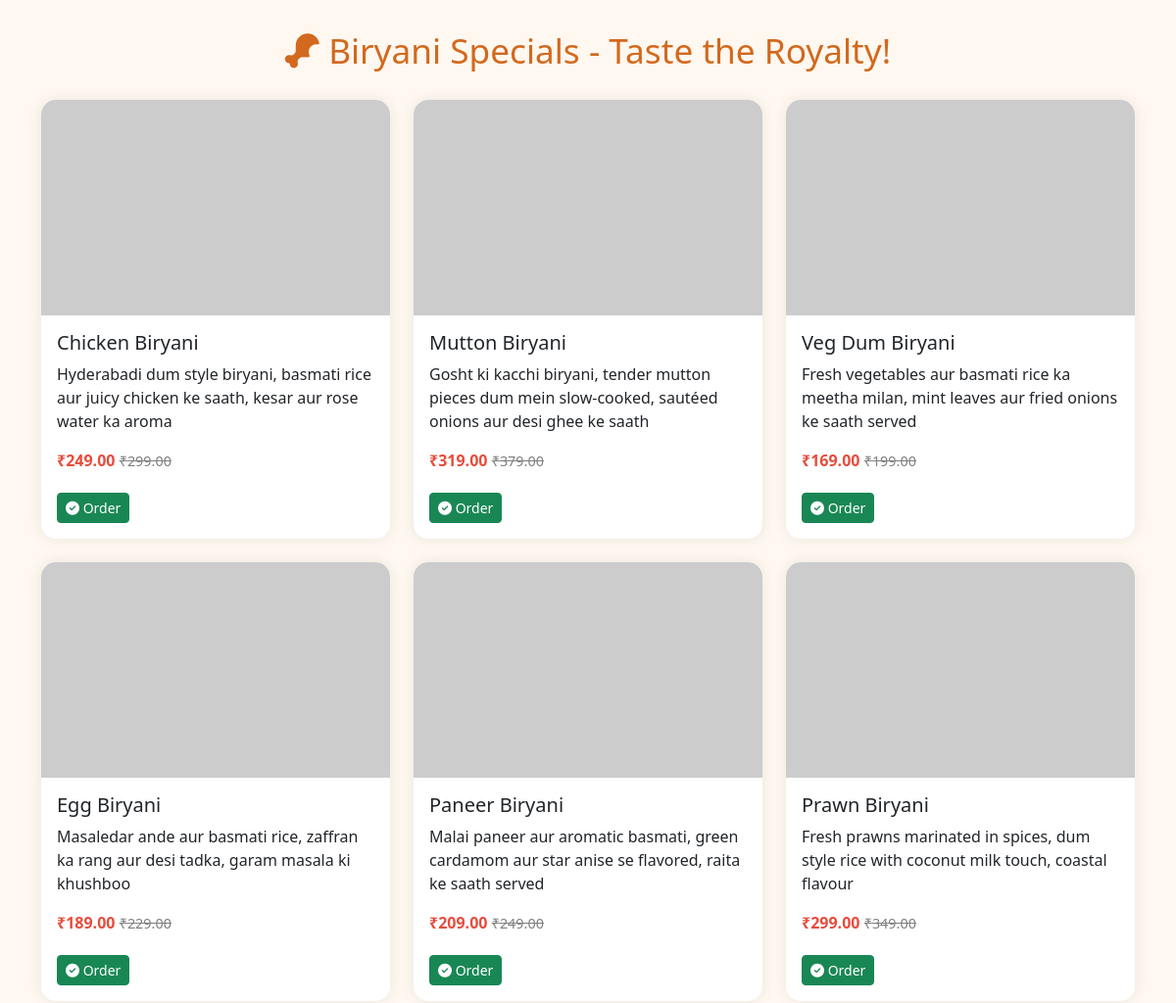
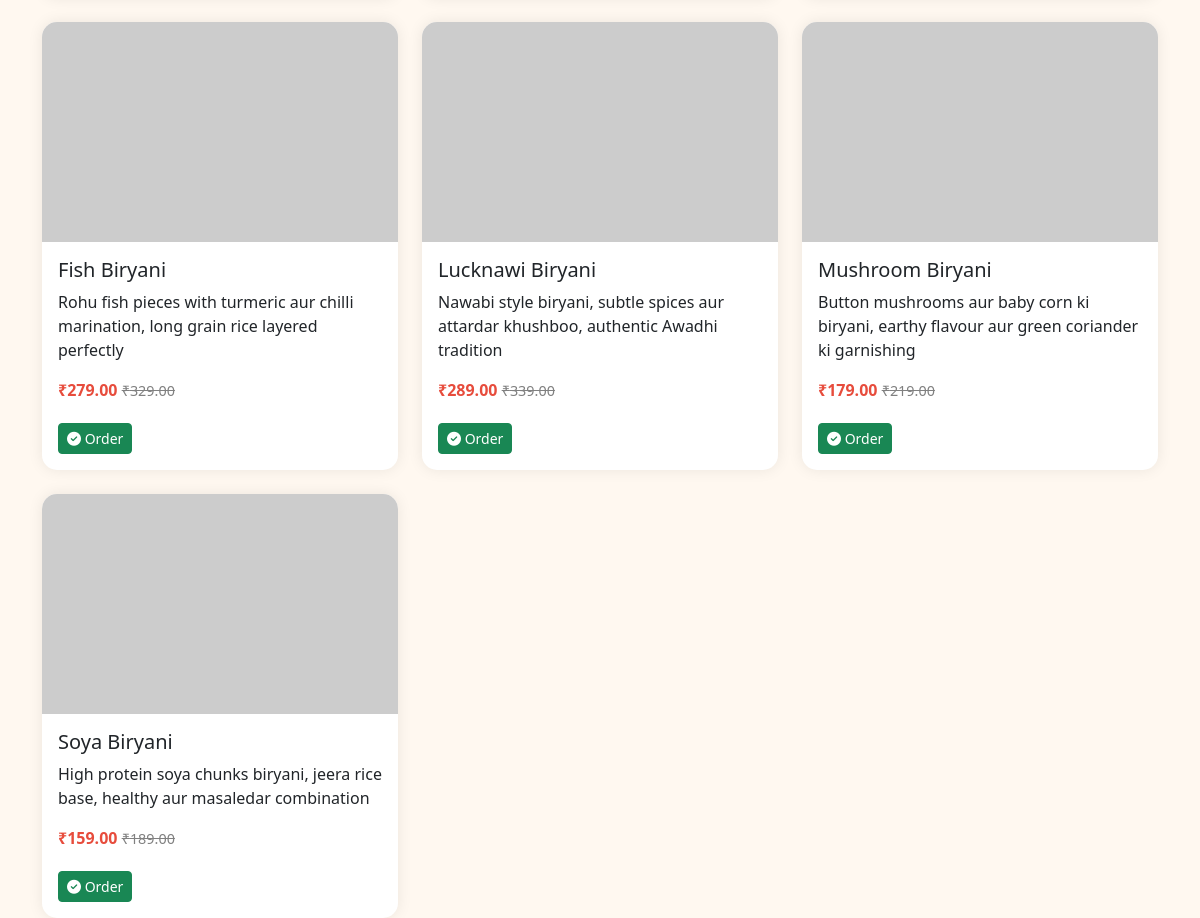
The page /biryani.php on the database its author committed (2 pictures, top to bottom).
### tables this page shows
CREATE TABLE IF NOT EXISTS `biryanis` (
    `id`          INT(11) NOT NULL AUTO_INCREMENT,
    `food_name`   VARCHAR(200) NOT NULL,
    `image`       VARCHAR(300) DEFAULT NULL,
    `description` TEXT DEFAULT NULL,
    `price`       DECIMAL(10,2) NOT NULL DEFAULT 0.00,
    `offer_price` DECIMAL(10,2) DEFAULT 0.00,
    `category`    VARCHAR(100) DEFAULT 'biryani',
    `created_at`  TIMESTAMP DEFAULT CURRENT_TIMESTAMP,
    PRIMARY KEY (`id`)
);

### biryani.php (the view, shortened to what this page needs)
<?php
$conn = mysqli_connect("localhost", "root", "", "fooddb");
$sql = "SELECT * FROM biryanis WHERE category='biryani'";
$result = mysqli_query($conn, $sql);
?>
<!DOCTYPE html>
<html lang="en">
<head>
  <link href="https://cdn.jsdelivr.net/npm/bootstrap@5.3.3/dist/css/bootstrap.min.css" rel="stylesheet">
  <link rel="stylesheet" href="https://cdnjs.cloudflare.com/ajax/libs/font-awesome/6.5.0/css/all.min.css">
</head>
<body>
<div class="container">
  <h2 class="heading"><i class="fas fa-drumstick-bite"></i> Biryani Specials - Taste the Royalty!</h2>
  <div class="row g-4">
    <?php while($row = mysqli_fetch_assoc($result)): ?>
      <div class="col-md-4 col-sm-6">
        <div class="card">
          <img src="<?= htmlspecialchars($row['image']); ?>" alt="<?= htmlspecialchars($row['food_name']); ?>" class="food-img">
          <div class="card-body">
            <h5 class="card-title"><?= htmlspecialchars($row['food_name']); ?></h5>
            <p class="card-text"><?= htmlspecialchars($row['description']); ?></p>
            <p>
              <span class="price">₹<?= $row['offer_price']; ?></span>
              <span class="original-price">₹<?= $row['price']; ?></span>
            </p>
            <div class="btns">
              <a href="order.php?id=<?= $row['id']; ?>" class="btn btn-success btn-sm"><i class="fas fa-check-circle"></i> Order</a>
            </div>
          </div>
        </div>
      </div>
    <?php endwhile; ?>
  </div>
</div>
</body>
</html>

### biryani.php (style rules this page uses)
body { background: #fff8f0; font-family: 'Segoe UI', sans-serif; }
h2.heading { text-align: center; margin: 30px 0; font-size: 2.2rem; color: #d2691e; position: relative; animation: slideUp 1s ease-out; }
.card { border: none; border-radius: 15px; box-shadow: 0 0 15px rgba(0,0,0,0.08); transition: transform 0.3s ease; overflow: hidden; }
.food-img { height: 220px; width: 100%; object-fit: cover; }
.price { color: #e74c3c; font-weight: bold; }
.original-price { text-decoration: line-through; color: grey; font-size: 0.9rem; }
.btns a { margin: 5px 5px 0 0; }

### rows shown on the page
biryanis: food_name "Chicken Biryani", description "Hyderabadi dum style biryani, basmati rice aur juicy chicken ke saath, kesar aur rose water ka aroma", offer_price "249.00", price "299.00"
biryanis: food_name "Mutton Biryani", description "Gosht ki kacchi biryani, tender mutton pieces dum mein slow-cooked, sautéed onions aur desi ghee ke saath", offer_price "319.00", price "379.00"
biryanis: food_name "Veg Dum Biryani", description "Fresh vegetables aur basmati rice ka meetha milan, mint leaves aur fried onions ke saath served", offer_price "169.00", price "199.00"
biryanis: food_name "Egg Biryani", description "Masaledar ande aur basmati rice, zaffran ka rang aur desi tadka, garam masala ki khushboo", offer_price "189.00", price "229.00"
biryanis: food_name "Paneer Biryani", description "Malai paneer aur aromatic basmati, green cardamom aur star anise se flavored, raita ke saath served", offer_price "209.00", price "249.00"
biryanis: food_name "Prawn Biryani", description "Fresh prawns marinated in spices, dum style rice with coconut milk touch, coastal flavour", offer_price "299.00", price "349.00"
biryanis: food_name "Fish Biryani", description "Rohu fish pieces with turmeric aur chilli marination, long grain rice layered perfectly", offer_price "279.00", price "329.00"
biryanis: food_name "Lucknawi Biryani", description "Nawabi style biryani, subtle spices aur attardar khushboo, authentic Awadhi tradition", offer_price "289.00", price "339.00"
biryanis: food_name "Mushroom Biryani", description "Button mushrooms aur baby corn ki biryani, earthy flavour aur green coriander ki garnishing", offer_price "179.00", price "219.00"
biryanis: food_name "Soya Biryani", description "High protein soya chunks biryani, jeera rice base, healthy aur masaledar combination", offer_price "159.00", price "189.00"
